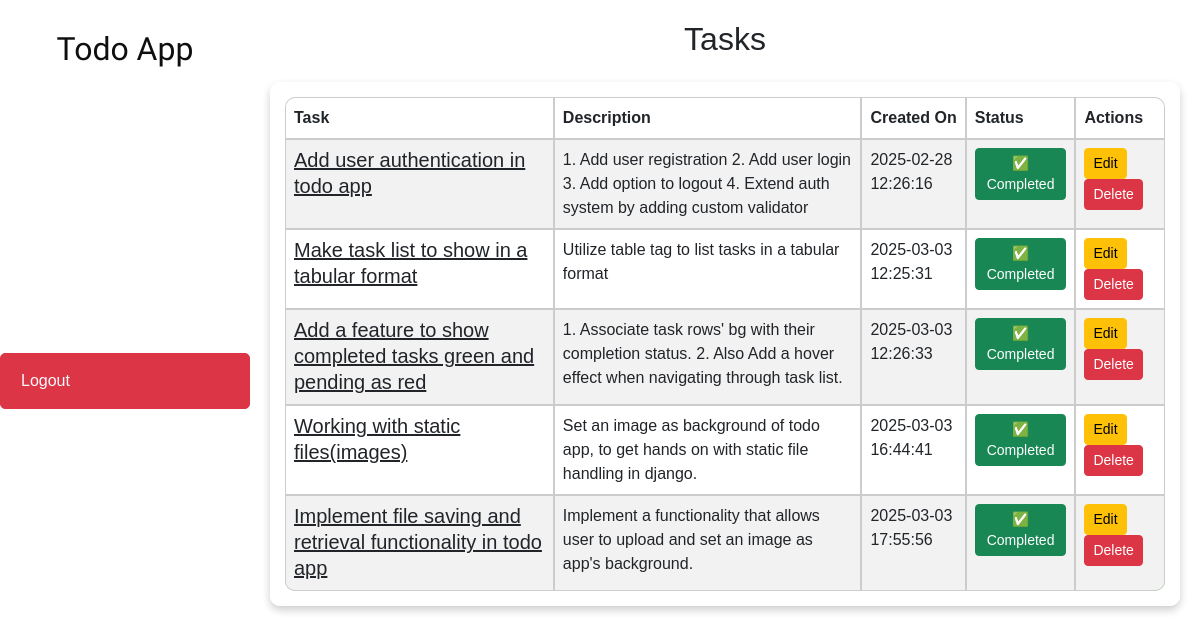
Screenshot of / (signed in) with the database file from the repository.
### todos/models.py (models this page shows, shortened)
class Tasks(models.Model):
    title = models.CharField(max_length=100)
    description = models.TextField(blank=True)
    created_at = models.DateTimeField(auto_now_add=True)
    is_completed = models.BooleanField(default=False)
    user = models.ForeignKey(User, on_delete=models.CASCADE)

### todos/views.py (the view)
# urls.py: path('', views.task_list, name='task_list'),
@login_required
def task_list(request):
    tasks = Tasks.objects.filter(user=request.user)
    if request.method == "POST" and "toggle_completed" in request.POST:
        task_id = request.POST.get('task_id') # get the task id from the form
        task = Tasks.objects.get(id=task_id)    # fetch the task from the model using 'id'
        task.is_completed = not task.is_completed # toggle the completion status
        task.save() # save the updated status
        return redirect('task_list')
    return render(request, 'task_list.html', {'tasks': tasks})

### todos/templatetags/custom_tags.py (called while the page is built)
@register.simple_tag
def get_background_image():
    background = BackgroundImage.objects.first()
    if background and background.image:
        return background.image.url
    return "/static/todos/images/default_bg.jpg"

### todos/templates/task_list.html (shortened to what this page needs)
{% extends "base.html" %}
{% block content %}
<h2 class="mb-4", style='text-align: center;'>Tasks</h2>
<table class="table table-striped">
    <thead>
        <tr>
            <th scope="col">Task</th>
            <th scope="col">Description</th>
            <th scope="col">Created On</th>
            <th scope="col">Status</th>
            <th scope="col">Actions</th>
        </tr>
    </thead>
    <tbody>
        {% for task in tasks %}
        <tr class="{% if task.is_completed %}completed-task{% else %}pending-task{% endif %}">
            <td><a href="{% url 'task_detail' task.id %}" class="h5">{{ task.title }}</a></td>
            <td>{{ task.description }}</td>
            <td>{{ task.created_at|date:"Y-m-d H:i:s" }}</td>
            <td>
                <form method="post" style="display: inline;">
                    <button type="submit" name="toggle_completed" class="btn btn-sm {% if task.is_completed %}btn-success{% else %}btn-warning{% endif %}">
                        {% if task.is_completed %}
                            ✅ Completed
                        {% else %}
                            ❌ Pending
                        {% endif %}
                    </button>
                </form>
            </td>
            <td>
                <a href="{% url 'task_edit' task.id %}" class="btn btn-sm btn-warning">Edit</a>
                <a href="{% url 'task_delete' task.id %}" class="btn btn-sm btn-danger">Delete</a>
            </td>
        </tr>
        {% endfor %}
    </tbody>
</table>
{% endblock %}

### todos/templates/base.html (shortened to what this page needs)
<!DOCTYPE html>
<html lang="en">
<head>
    <link href="https://cdn.jsdelivr.net/npm/bootstrap@5.3.0-alpha1/dist/css/bootstrap.min.css" rel="stylesheet">
    <link href="https://cdnjs.cloudflare.com/ajax/libs/font-awesome/6.0.0-beta3/css/all.min.css" rel="stylesheet">
    {% load static %}
    <link rel="stylesheet" href="{% static 'todos/styles.css' %}">
    {% load custom_tags %}
</head>
<body style="
background-image: url('{% get_background_image %}');
background-size: cover;
background-position: center;
background-attachment: fixed;
">
    <div class="sidebar">
        <h3>Todo App</h3>
        <a href="{% url 'task_list' %}"><i class="fas fa-tasks"></i>Task List</a>
        <a href="{% url 'add_task' %}"><i class="fas fa-plus-circle"></i>Add Task</a>
        <a href="/admin/"><i class="fas fa-cogs"></i>Admin</a>
        {% if user.is_authenticated %}
            <div class="user-greeting text-center">
                <p>Hello, {{ user.username }}!</p>
                <a href="{% url 'logout' %}" class="btn btn-danger">Logout</a>
            </div>
        {% else %}
            <div class="text-center">
                <a href="{% url 'login' %}" class="btn btn-success mb-2">Login</a>
                <a href="{% url 'register' %}" class="btn btn-primary">Register</a>
            </div>
            {% endif %}
        <li><a href="{% url 'upload_background' %}">Change Background</a></li>
    </div>
    <div class="main-content">
        {% block content %}{% endblock %}
    </div>
</body>
</html>

### todos/static/todos/styles.css (style rules this page uses)
.completed-task { background-color: lightgreen; color: black; }
body { background-image: url('/static/todos/images/default_bg.jpg'); background-size: cover; background-position: center; background-repeat: no-repeat; height: 100vh; font-family: Arial, sans-serif; }
table { background-color: rgba(255, 255, 255, 0.8); border-radius: 10px; padding: 15px; backdrop-filter: blur(5px); box-shadow: 0px 4px 8px rgba(0, 0, 0, 0.2); border-collapse: separate; border-spacing: 0; overflow: hidden; width: 80%; margin: auto; }
th, td { border: 1px solid rgba(0, 0, 0, 0.2); padding: 12px; text-align: left; }
table tr:first-child th:first-child { border-top-left-radius: 10px; }
table tr:first-child th:last-child { border-top-right-radius: 10px; }
table tr:last-child td:first-child { border-bottom-left-radius: 10px; }
table tr:last-child td:last-child { border-bottom-right-radius: 10px; }

### todos/templates/base.html (style rules this page uses)
.sidebar { position: fixed; top: 0; bottom: 0; left: 0; width: 250px; background: rgba(255, 255, 255, 0.2); backdrop-filter: blur(8px); border-bottom: 1px solid rgba(255, 255, 255, 0.3); color: white; padding-top: 30px; transition: width 0.3s ease; }
.sidebar a { color: white; padding: 15px 20px; text-decoration: none; display: flex; align-items: center; border-radius: 5px; transition: background-color 0.3s ease, padding-left 0.3s ease; }
.sidebar a i { margin-right: 10px; }
.sidebar h3 { text-align: center; font-size: 2rem; margin-bottom: 40px; color:rgb(15, 15, 15); font-weight: 300; font-family: Schoolbell; }
.main-content { margin-left: 250px; padding: 20px; transition: margin-left 0.3s ease; }
.sidebar .user-greeting { margin-top: 40px; font-size: 1.1rem; }
.sidebar .user-greeting a { color: #f8f9fc; }

### rows the page displays
Tasks: title "Add user authentication in todo app", description "1. Add user registration 2. Add user login 3. Add option to logout 4. Extend auth system by adding custom validator", created_at "2025-02-28 12:26:16", is_completed "✅ Completed"
Tasks: title "Make task list to show in a tabular format", description "Utilize table tag to list tasks in a tabular format", created_at "2025-03-03 12:25:31", is_completed "✅ Completed"
Tasks: title "Add a feature to show completed tasks green and pending as red", description "1. Associate task rows' bg with their completion status. 2. Also Add a hover effect when navigating through task list.", created_at "2025-03-03 12:26:33", is_completed "✅ Completed"
Tasks: title "Working with static files(images)", description "Set an image as background of todo app, to get hands on with static file handling in django.", created_at "2025-03-03 16:44:41", is_completed "✅ Completed"
Tasks: title "Implement file saving and retrieval functionality in todo app", description "Implement a functionality that allows user to upload and set an image as app's background.", created_at "2025-03-03 17:55:56", is_completed "✅ Completed"
